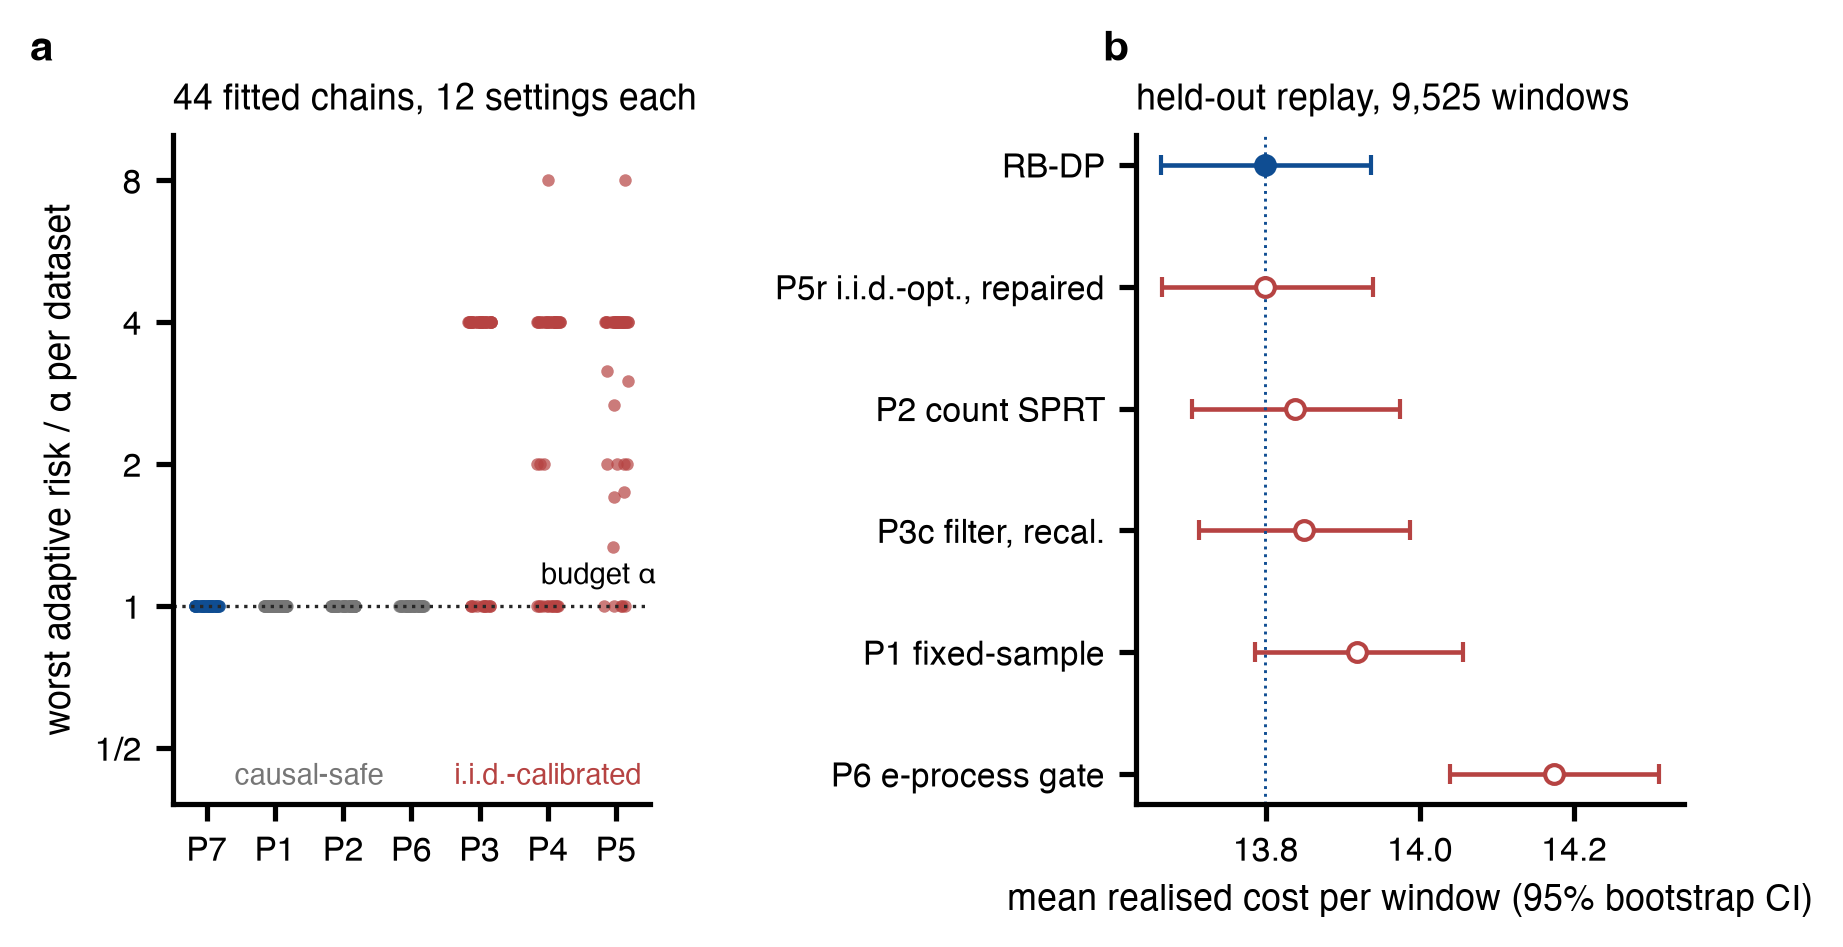

Here is the Python script that generated this plot:
"""Figure 3: real streams. (a) worst adaptive risk / alpha per dataset on the 44-chain panel;
(b) pooled realised cost of safe policies in the held-out replay.

Sources:
 (a) docs/paper4_continuation/rbdp/real_data/results/phase7_baselines_T16_32/settings.jsonl
     + phase10_baselines/settings.jsonl (4 chains) + phase10c_baselines/settings.jsonl (5 chains) (44 chains x 12 settings, T in {16,32}, B in {2,3,4}, alpha in {0.05,0.1}); per chain the max over settings.
 (b) docs/paper4_continuation/rbdp/real_data/results/phase9_replay.jsonl (100 datasets, 9,525 windows,
     T = 32, B = 4, alpha = 0.1, c = 0.01); window bootstrap, 2,000 resamples, seed 20261119.
Asserted against phase10c_baselines/tally.json (key new) and len(make_tables.ORDER): chains violated by P3/P4/P5 and their maxima; pooled means equal Table 4 to 1e-3.
"""
import sys
from collections import defaultdict
from pathlib import Path

import numpy as np

sys.path.insert(0, str(Path(__file__).resolve().parent))
import matplotlib.pyplot as plt
from style import PALETTE as P, REAL, WIDTH, apply_style, panel_label, read_jsonl, save

# ---- (a) panel risk ratios
NAMES = {"P1_fixed_sample": "P1", "P2_count_sprt": "P2", "P6_eprocess_gate": "P6", "P7_rbdp_causal": "P7",
         "P3_hmm_filter": "P3", "P4_myopic_voi": "P4", "P5_iid_optimal_pomdp": "P5"}
worst = defaultdict(lambda: defaultdict(float))
for r in (read_jsonl(REAL / "phase7_baselines_T16_32/settings.jsonl") + read_jsonl(REAL / "phase10_baselines/settings.jsonl")
          + read_jsonl(REAL / "phase10c_baselines/settings.jsonl")):
    p = NAMES[r["policy"]]
    worst[p][r["chain_id"]] = max(worst[p][r["chain_id"]], r["ratio_causal_over_alpha"])
chains = sorted(worst["P7"])
import json
sys.path.insert(0, str(Path(__file__).resolve().parent.parent))
import make_tables as MT
TAL = json.loads((REAL / "phase10c_baselines/tally.json").read_text())["new"]
N_CH = len(chains)
assert N_CH == TAL["chains"] == len(MT.ORDER), (N_CH, TAL["chains"], len(MT.ORDER))
viol = {c for c in chains if any(worst[p][c] > 1 + 1e-9 for p in ("P3", "P4", "P5"))}
assert len(viol) == TAL["iid_break_datasets"], len(viol)
assert [round(max(worst[p].values()), 6) for p in ("P3", "P4", "P5")] == [round(TAL["max_ratio"][p], 6) for p in ("P3", "P4", "P5")]
assert max(max(worst[p].values()) for p in ("P1", "P2", "P6", "P7")) <= 1 + 1e-9

# ---- (b) replay pooled cost
rep = [r for r in read_jsonl(REAL / "phase9_replay.jsonl") if r["status"] == "replayed"]
SAFE = ["P7", "P5r", "P2", "P3c", "P1", "P6"]
LAB = {"P7": "RB-DP", "P5r": "P5r i.i.d.-opt., repaired", "P2": "P2 count SPRT", "P3c": "P3c filter, recal.",
       "P1": "P1 fixed-sample", "P6": "P6 e-process gate"}
cost = {p: np.concatenate([np.asarray(r["cost"][p], float) for r in rep]) for p in SAFE + ["P4c"]}
n = len(cost["P7"]); assert n == 9525, n
TABLE4 = {"P7": 13.799, "P5r": 13.799, "P2": 13.838, "P3c": 13.850, "P1": 13.918, "P6": 14.173, "P4c": 15.834}
for p, v in TABLE4.items():
    assert abs(cost[p].mean() - v) < 1e-3, (p, cost[p].mean(), v)
rng = np.random.default_rng(20261119)
idx = rng.integers(0, n, size=(2000, n))
ci = {p: np.percentile(cost[p][idx].mean(axis=1), [2.5, 97.5]) for p in SAFE}

apply_style(8.5)
fig, (a1, a2) = plt.subplots(1, 2, figsize=(WIDTH, 2.9), gridspec_kw=dict(width_ratios=[1.0, 1.15], wspace=0.95))
pols = ["P7", "P1", "P2", "P6", "P3", "P4", "P5"]
rng_j = np.random.default_rng(0)
for i, p in enumerate(pols):
    y = np.array([worst[p][c] for c in chains])
    col = P["blue_main"] if p == "P7" else (P["grey"] if p in ("P1", "P2", "P6") else P["red_strong"])
    a1.scatter(i + rng_j.uniform(-0.18, 0.18, len(y)), y, s=9, color=col, alpha=0.7, linewidths=0)
a1.axhline(1, color=P["dark"], lw=0.8, ls=":")
a1.text(6.6, 1.08, "budget $\\alpha$", fontsize=7, ha="right", va="bottom")
a1.set_yscale("log", base=2); a1.set_yticks([0.5, 1, 2, 4, 8]); a1.set_yticklabels(["1/2", "1", "2", "4", "8"])
a1.set_xticks(range(len(pols))); a1.set_xticklabels(pols)
a1.set_ylabel("worst adaptive risk / $\\alpha$ per dataset")
a1.set_title("%d fitted chains, 12 settings each" % N_CH, loc="left", fontsize=8.5)
a1.text(5, 0.42, "i.i.d.-calibrated", fontsize=7, color=P["red_strong"], ha="center")
a1.text(1.5, 0.42, "causal-safe", fontsize=7, color=P["grey"], ha="center")
a1.set_ylim(0.38, 10)

for j, p in enumerate(SAFE):
    m = cost[p].mean(); lo, hi = ci[p]
    col = P["blue_main"] if p == "P7" else P["red_strong"]
    a2.errorbar(m, j, xerr=[[m - lo], [hi - m]], fmt="o", color=col, ms=4.5, capsize=2.5, lw=1.1,
                mfc=col if p == "P7" else "white")
a2.axvline(cost["P7"].mean(), color=P["blue_main"], lw=0.7, ls=":")
a2.set_yticks(range(len(SAFE))); a2.set_yticklabels([LAB[p] for p in SAFE]); a2.invert_yaxis()
a2.set_xlabel("mean realised cost per window (95% bootstrap CI)")
a2.set_title("held-out replay, 9,525 windows", loc="left", fontsize=8.5)
panel_label(a1, "a", dx=-0.3, dy=1.1); panel_label(a2, "b", dx=-0.06, dy=1.1)
save(fig, "real")
print("wrote fig_real; CI:", {p: [round(x, 3) for x in ci[p]] for p in SAFE})
